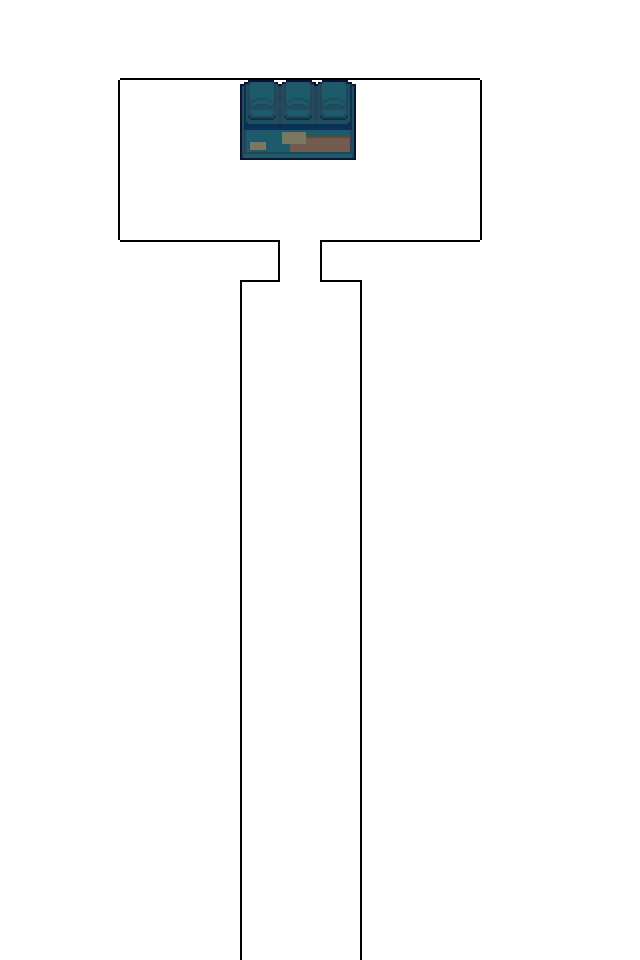

Tiled map render using the project's own tile images. Description and the whole map definition, tile-layer contents included, below:
An orthogonal 16x24 tile map with 40x40 px tiles, 2 tile layers (tiles, decal), 5 tilesets and 21 objects (6x enemy, interactable, script, transition, npc, ...).

<map version="1.9" tiledversion="1.9.2" orientation="orthogonal" renderorder="right-down" width="16" height="24" tilewidth="40" tileheight="40" infinite="0" nextlayerid="7" nextobjectid="69">
 <editorsettings>
  <export target="dessend.lua" format="lua" />
 </editorsettings>
 <properties>
  <property name="border" value="omori/whitespace" />
  <property name="music" value="gimmieyourwalletmiss" />
  <property name="name" value="Dess - THE ENDING" />
 </properties>
 <tileset firstgid="1" source="../../tilesets/castle.tsx" />
 <tileset firstgid="61" source="../../tilesets/whitespace.tsx" />
 <tileset firstgid="70" source="../../tilesets/city_alleyway.tsx" />
 <tileset firstgid="385" source="../../tilesets/dumpter-objects.tsx" />
 <tileset firstgid="422" source="../../tilesets/warp_bin.tsx" />
 <layer id="1" name="tiles" width="16" height="24">
  <data encoding="csv">
65,65,65,65,65,65,65,65,65,65,65,65,65,65,65,65,
65,65,65,68,68,68,68,68,68,68,68,68,65,65,65,65,
65,65,66,65,65,65,65,65,65,65,65,65,64,65,65,65,
65,65,66,65,65,65,65,65,65,65,65,65,64,65,65,65,
65,65,66,65,65,65,65,65,65,65,65,65,64,65,65,65,
65,65,66,65,65,65,65,65,65,65,65,65,64,65,65,65,
65,65,65,62,62,62,63,65,61,62,62,62,65,65,65,65,
65,65,65,65,65,65,61,65,62,64,65,65,65,65,65,65,
65,65,65,65,65,65,64,65,65,64,65,65,65,65,65,65,
65,65,65,65,65,65,64,65,65,64,65,65,65,65,65,65,
65,65,65,65,65,65,64,65,65,64,65,65,65,65,65,65,
65,65,65,65,65,65,64,65,65,64,65,65,65,65,65,65,
65,65,65,65,65,65,64,65,65,64,65,65,65,65,65,65,
65,65,65,65,65,65,64,65,65,64,65,65,65,65,65,65,
65,65,65,65,65,65,64,65,65,64,65,65,65,65,65,65,
65,65,65,65,65,65,64,65,65,64,65,65,65,65,65,65,
65,65,65,65,65,65,64,65,65,64,65,65,65,65,65,65,
65,65,65,65,65,65,64,65,65,64,65,65,65,65,65,65,
65,65,65,65,65,65,64,65,65,64,65,65,65,65,65,65,
65,65,65,65,65,65,64,65,65,64,65,65,65,65,65,65,
65,65,65,65,65,65,64,65,65,64,65,65,65,65,65,65,
65,65,65,65,65,65,64,65,65,64,65,65,65,65,65,65,
65,65,65,65,65,65,64,65,65,64,65,65,65,65,65,65,
65,65,65,65,65,65,64,65,65,64,65,65,65,65,65,65
</data>
 </layer>
 <layer id="2" name="decal" width="16" height="24">
  <data encoding="csv">
0,0,0,0,0,0,0,0,0,0,0,0,0,0,0,0,
0,0,0,0,0,0,0,0,0,0,0,0,0,0,0,0,
0,0,0,0,0,0,0,0,0,0,0,0,0,0,0,0,
0,0,0,0,0,0,420,0,0,0,0,0,0,0,0,0,
0,0,0,0,0,0,0,0,0,0,0,0,0,0,0,0,
0,0,0,0,0,0,0,0,0,0,0,0,0,0,0,0,
0,0,0,0,0,0,0,0,0,0,0,0,0,0,0,0,
0,0,0,0,0,0,0,0,0,0,0,0,0,0,0,0,
0,0,0,0,0,0,0,0,0,0,0,0,0,0,0,0,
0,0,0,0,0,0,0,0,0,0,0,0,0,0,0,0,
0,0,0,0,0,0,0,0,0,0,0,0,0,0,0,0,
0,0,0,0,0,0,0,0,0,0,0,0,0,0,0,0,
0,0,0,0,0,0,0,0,0,0,0,0,0,0,0,0,
0,0,0,0,0,0,0,0,0,0,0,0,0,0,0,0,
0,0,0,0,0,0,0,0,0,0,0,0,0,0,0,0,
0,0,0,0,0,0,0,0,0,0,0,0,0,0,0,0,
0,0,0,0,0,0,0,0,0,0,0,0,0,0,0,0,
0,0,0,0,0,0,0,0,0,0,0,0,0,0,0,0,
0,0,0,0,0,0,0,0,0,0,0,0,0,0,0,0,
0,0,0,0,0,0,0,0,0,0,0,0,0,0,0,0,
0,0,0,0,0,0,0,0,0,0,0,0,0,0,0,0,
0,0,0,0,0,0,0,0,0,0,0,0,0,0,0,0,
0,0,0,0,0,0,0,0,0,0,0,0,0,0,0,0,
0,0,0,0,0,0,0,0,0,0,0,0,0,0,0,0
</data>
 </layer>
 <objectgroup color="#0000ff" id="3" name="collision" opacity="0.5">
  <object id="17" x="200" y="280" width="40" height="680" />
  <object id="18" x="360" y="280" width="40" height="680" />
  <object id="50" x="80" y="240" width="200" height="40" />
  <object id="51" x="320" y="240" width="200" height="40" />
  <object id="62" x="80" y="40" width="440" height="40" />
  <object id="63" x="480" y="80" width="40" height="160" />
  <object id="64" x="80" y="80" width="40" height="160" />
 </objectgroup>
 <objectgroup color="#ff00ff" id="4" name="objects">
  <object id="53" name="enemy" x="280" y="240" width="40" height="40">
   <properties>
    <property name="actor" value="ufoofdoom" />
    <property name="encounter" value="mimicboss" />
    <property name="flagcheck" value="!mimicBossDone" />
   </properties>
  </object>
  <object id="54" name="enemy" x="240" y="600" width="40" height="40">
   <properties>
    <property name="actor" value="ufoofdoom" />
    <property name="encounter" value="ufoofdooms" />
    <property name="flagcheck" value="!mimicBossDone" />
    <property name="group" type="int" value="1" />
   </properties>
  </object>
  <object id="55" name="enemy" x="320" y="600" width="40" height="40">
   <properties>
    <property name="actor" value="ufoofdoom" />
    <property name="encounter" value="ufoofdooms" />
    <property name="flagcheck" value="!mimicBossDone" />
    <property name="group" type="int" value="1" />
   </properties>
  </object>
  <object id="56" name="enemy" x="260" y="480" width="40" height="40">
   <properties>
    <property name="actor" value="ufoofdoom" />
    <property name="encounter" value="ufoofdooms" />
    <property name="flagcheck" value="!mimicBossDone" />
    <property name="group" type="int" value="2" />
   </properties>
  </object>
  <object id="57" name="enemy" x="300" y="480" width="40" height="40">
   <properties>
    <property name="actor" value="ufoofdoom" />
    <property name="encounter" value="ufoofdooms" />
    <property name="flagcheck" value="!mimicBossDone" />
    <property name="group" type="int" value="2" />
   </properties>
  </object>
  <object id="58" name="enemy" x="280" y="720" width="40" height="40">
   <properties>
    <property name="actor" value="ufoofdoom" />
    <property name="encounter" value="ufoofdooms" />
    <property name="flagcheck" value="!mimicBossDone" />
   </properties>
  </object>
  <object id="59" name="interactable" x="240" y="70" width="120" height="90">
   <properties>
    <property name="cutscene" value="warp_bin" />
    <property name="solid" type="bool" value="true" />
   </properties>
  </object>
  <object id="60" name="script" x="240" y="280" width="120" height="80">
   <properties>
    <property name="cutscene" value="desslmao.dessboss" />
    <property name="flagcheck" value="!mimicBossDone" />
    <property name="once" type="bool" value="true" />
   </properties>
  </object>
  <object id="61" name="transition" x="200" y="960" width="200" height="40">
   <properties>
    <property name="map" value="dessstuff/dessstart" />
    <property name="marker" value="entry" />
   </properties>
  </object>
  <object id="65" name="npc" x="120" y="80" width="40" height="40">
   <properties>
    <property name="actor" value="dess_plush" />
    <property name="cutscene" value="plushies.dess_plush" />
    <property name="flagcheck" value="!dess_plush" />
   </properties>
  </object>
  <object id="66" gid="424" x="316" y="160" width="40" height="40" />
  <object id="67" gid="423" x="276" y="160" width="40" height="40" />
  <object id="68" gid="422" x="236" y="160" width="40" height="40" />
 </objectgroup>
 <objectgroup color="#7f00ff" id="5" name="markers">
  <object id="20" name="entry" x="300" y="920">
   <point />
  </object>
 </objectgroup>
</map>
